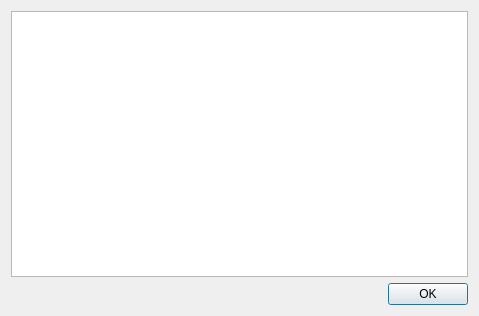
<?xml version="1.0" encoding="UTF-8"?>
<ui version="4.0">
 <class>DialogBookmarks</class>
 <widget class="QDialog" name="DialogBookmarks">
  <property name="geometry">
   <rect>
    <x>0</x>
    <y>0</y>
    <width>479</width>
    <height>316</height>
   </rect>
  </property>
  <property name="windowTitle">
   <string>Bookmarks</string>
  </property>
  <layout class="QVBoxLayout" name="verticalLayout">
   <item>
    <widget class="QTableWidget" name="tableWidgetBookmarks">
     <property name="editTriggers">
      <set>QAbstractItemView::NoEditTriggers</set>
     </property>
     <property name="selectionBehavior">
      <enum>QAbstractItemView::SelectRows</enum>
     </property>
     <attribute name="horizontalHeaderStretchLastSection">
      <bool>false</bool>
     </attribute>
     <attribute name="verticalHeaderVisible">
      <bool>false</bool>
     </attribute>
     <attribute name="verticalHeaderMinimumSectionSize">
      <number>20</number>
     </attribute>
     <attribute name="verticalHeaderDefaultSectionSize">
      <number>20</number>
     </attribute>
    </widget>
   </item>
   <item>
    <layout class="QHBoxLayout" name="horizontalLayout">
     <item>
      <spacer name="horizontalSpacer">
       <property name="orientation">
        <enum>Qt::Horizontal</enum>
       </property>
       <property name="sizeHint" stdset="0">
        <size>
         <width>40</width>
         <height>20</height>
        </size>
       </property>
      </spacer>
     </item>
     <item>
      <widget class="QPushButton" name="pushButtonOK">
       <property name="text">
        <string>OK</string>
       </property>
      </widget>
     </item>
    </layout>
   </item>
  </layout>
 </widget>
 <resources/>
 <connections/>
</ui>
